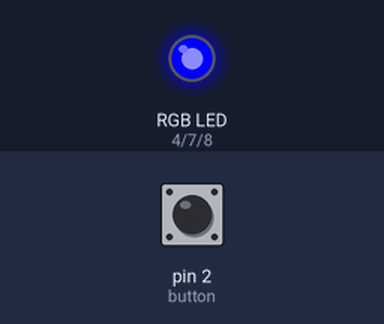
Recording of a sketch running on a simulated Arduino Uno, built with avr-gcc and run on an emulated ATmega328P. On the bench: an RGB LED mixed from three pins (HIGH = lit). The test bench sets the inputs (shaded band); at power-on: pin 2 (button) LOW.

Above: at 1.2 s.
1.3 s: pin 2 (button) pulled HIGH for 0.15 s
At 1.37 s:
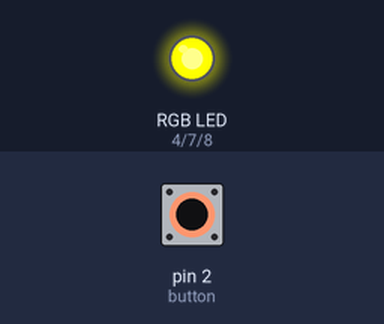
2.9 s: pin 2 (button) pulled HIGH for 3.2 s
At 7.0 s:
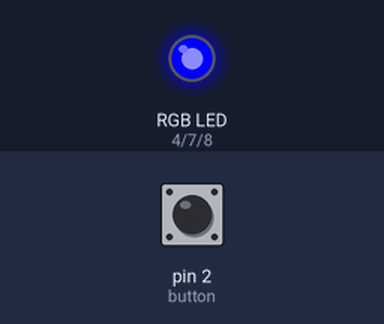
Timing chart, 0 to 8.5 s (numbered marks = the images above; inputs shaded):
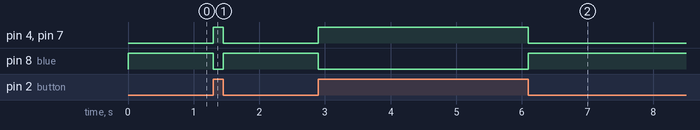

The sketch:

sketch_rgb_button.ino
```cpp
byte button = 2;
byte red = 4;
byte green = 7;
byte blue = 8;

void setup() {
  // put your setup code here, to run once:
  pinMode(button,INPUT);
  pinMode(red,OUTPUT);
  pinMode(green,OUTPUT);
  pinMode(blue,OUTPUT);
}

void loop() {
  // put your main code here, to run repeatedly:
  if(digitalRead(button) == HIGH){
    digitalWrite(green,HIGH);
    digitalWrite(red,HIGH);
    digitalWrite(blue,LOW);
  }
  else {
    digitalWrite(blue,HIGH);
    digitalWrite(green,LOW);
    digitalWrite(red,LOW);
  }
}
```

Measured:
- after the input at 1.3 s, pin 4 (red), pin 7 (green): LOW → HIGH at once, → LOW 0.15 s later; pin 8 (blue): HIGH → LOW at once, → HIGH 0.15 s later
- after the input at 2.9 s, pin 4 (red), pin 7 (green): LOW → HIGH at once, → LOW 3.2 s later; pin 8 (blue): HIGH → LOW at once, → HIGH 3.2 s later
